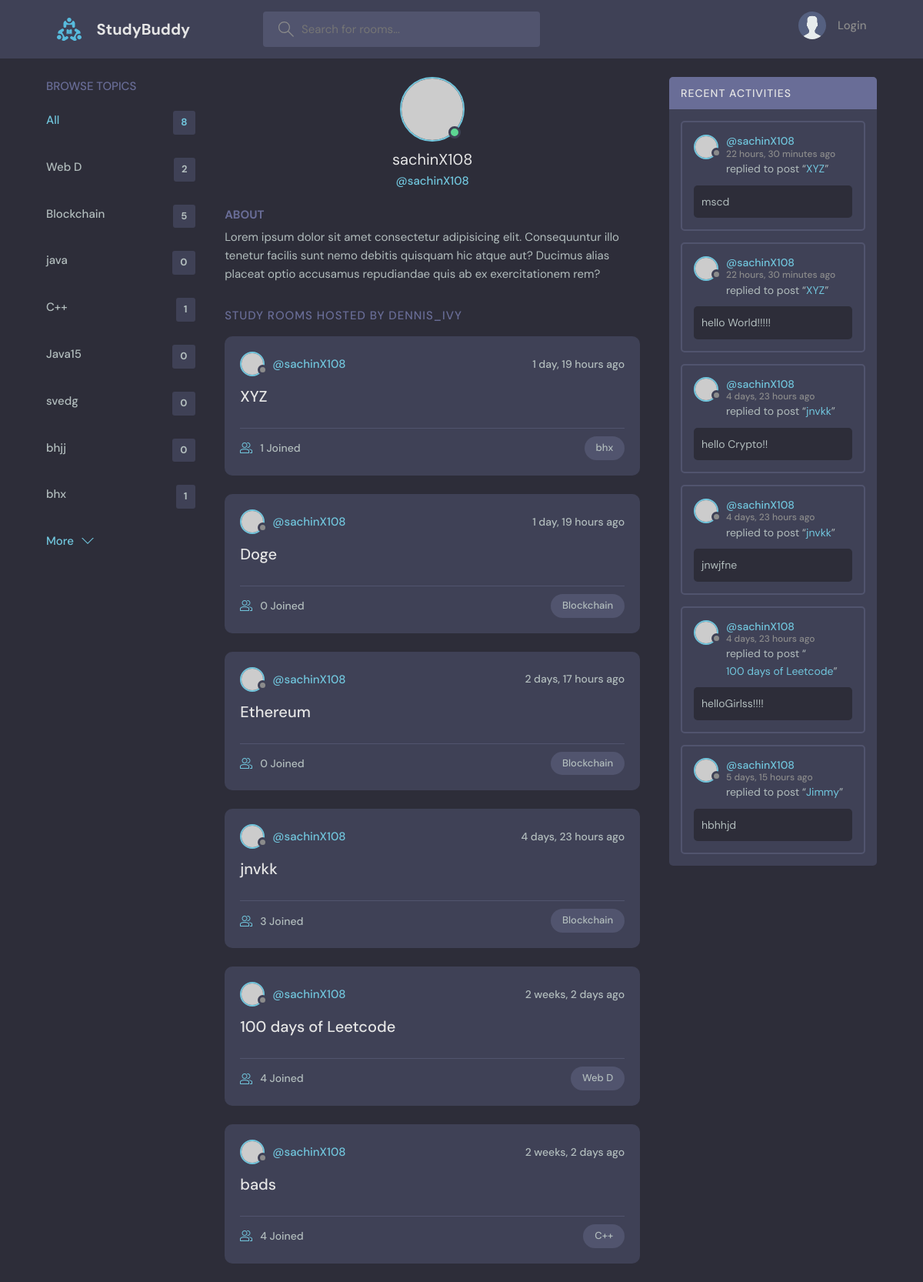
Page /profile/1/ on the committed database.
### base/models.py (models this page shows, shortened)
class Topic(models.Model):
    name=models.CharField(max_length=200)

class Room(models.Model):
    host=models.ForeignKey(User, on_delete=models.SET_NULL, null=True)
    topic=models.ForeignKey(Topic, on_delete=models.SET_NULL, null=True)
    name=models.CharField(max_length=200)
    desccription=models.TextField(null=True, blank=True)
    participants=models.ManyToManyField(User, related_name='participants', blank=True)
    updated=models.DateTimeField(auto_now=True)
    created=models.DateTimeField(auto_now_add=True)
    class Meta:
        ordering=['-updated', '-created']
    def __str__(self):
        return self.name

class Message(models.Model):
    room=models.ForeignKey(Room, on_delete=models.CASCADE)
    user=models.ForeignKey(User, on_delete=models.CASCADE)
    body=models.TextField()
    updated=models.DateTimeField(auto_now=True)
    created=models.DateTimeField(auto_now_add=True)
    class Meta:
        ordering=['-updated', '-created']

### base/views.py (the view)
# urls.py: path('profile/<str:pk>/', views.userProfile, name="user-profile"),
def userProfile(request, pk):
    user=User.objects.get(id=pk)
    rooms=user.room_set.all()
    room_messages=user.message_set.all()
    topics=Topic.objects.all()
    context={"user":user, "rooms":rooms, "room_messages":room_messages, "topics":topics}
    return render(request, 'base/profile.html', context)

### base/Templates/base/profile.html (shortened to what this page needs)
{% extends 'Main.html' %}
{% block content %}
<main class="profile-page layout layout--3">
    <div class="container">
      {% include 'base/topic_components.html' %}
      <div class="roomList">
        <div class="profile">
          <div class="profile__avatar">
            <div class="avatar avatar--large active">
              <img src="https://randomuser.me/api/portraits/men/11.jpg" />
            </div>
          </div>
          <div class="profile__info">
            <h3>{{user.username}}</h3>
            <p>@{{user.username}}</p>
          </div>
          <div class="profile__about">
            <h3>About</h3>
            <p>
              Lorem ipsum dolor sit amet consectetur adipisicing elit. Consequuntur illo tenetur
              facilis sunt nemo debitis quisquam hic atque aut? Ducimus alias placeat optio
              accusamus repudiandae quis ab ex exercitationem rem?
            </p>
          </div>
        </div>
        <div class="roomList__header">
          <div>
            <h2>Study Rooms Hosted by dennis_ivy</a>
            </h2>
          </div>
        </div>
        {% include 'base/feed_component.html' %}
      </div>
        {% include 'base/activity_component.html' %}
    </div>
  </main>
  {% endblock content %}

### base/Templates/base/topic_components.html
<div class="topics">
    <div class="topics__header">
      <h2>Browse Topics</h2>
    </div>
    <ul class="topics__list">
      <li>
        <a href="{% url 'Home' %}" class="active">All <span>{{topics.count}}</span></a>
      </li>
      {% for topic in topics %}
      <li>
        <a href="{% url 'Home' %}?q={{topic.name}}">{{topic.name}} <span>{{topic.room_set.all.count}}</span> </a>
      </li>
      {% endfor %}
    </ul>
    <a class="btn btn--link" href="topics.html">
      More
      <svg version="1.1" xmlns="http://www.w3.org/2000/svg" width="32" height="32" viewBox="0 0 32 32">
        <title>chevron-down</title>
        <path d="M16 21l-13-13h-3l16 16 16-16h-3l-13 13z"></path>
      </svg>
    </a>
  </div>

### base/Templates/base/feed_component.html (shortened to what this page needs)
{% for room in rooms %}
<div class="roomListRoom">
    <div class="roomListRoom__header">
      <a href="{% url 'user-profile' room.host.id %}" class="roomListRoom__author">
        <div class="avatar avatar--small">
          <img src="https://randomuser.me/api/portraits/women/11.jpg" />
        </div>
        <span>@{{room.host.username}}</span>
      </a>
      <div class="roomListRoom__actions">
        <span>{{room.created|timesince}} ago</span>
      </div>
    </div>
    <div class="roomListRoom__content">
      <a href="{% url 'room' room.id %}">{{room.name}}</a>
    </div>
    <div class="roomListRoom__meta">
      <a href="{% url 'room' room.id %}" class="roomListRoom__joined">
        {{room.participants.all.count}} Joined
      </a>
      <p class="roomListRoom__topic">{{room.topic.name}}</p>
    </div>
  </div>
{% endfor %}

### base/Templates/base/activity_component.html (shortened to what this page needs)
<div class="activities">
    <div class="activities__header">
      <h2>Recent Activities</h2>
    </div>
    {% for message in room_messages %}
    <div class="activities__box">
      <div class="activities__boxHeader roomListRoom__header">
        <a href="{% url 'user-profile' message.user.id %}" class="roomListRoom__author">
          <div class="avatar avatar--small">
            <img src="https://randomuser.me/api/portraits/women/11.jpg" />
          </div>
          <p>
            @{{message.user}}
            <span>{{message.created | timesince}} ago</span>
          </p>
        </a>
      </div>
      <div class="activities__boxContent">
        <p>replied to post “<a href="{% url 'room' message.room.id %}">{{message.room}}</a>”</p>
        <div class="activities__boxRoomContent">
            {{message.body}}
        </div>
      </div>
    </div>
    {% endfor %}
  </div>

### rows in the picture
Topic: name "Web D", room_set.all.count "2"
Topic: name "Blockchain", room_set.all.count "5"
Topic: name "java", room_set.all.count "0"
Topic: name "C++", room_set.all.count "1"
Topic: name "Java15", room_set.all.count "0"
Topic: name "svedg", room_set.all.count "0"
Topic: name "bhjj", room_set.all.count "0"
Topic: name "bhx", room_set.all.count "1"
Room: host.username "sachinX108", created "1 day, 19 hours", name "XYZ", participants.all.count "1", topic.name "bhx"
Room: host.username "sachinX108", created "1 day, 19 hours", name "Doge", participants.all.count "0", topic.name "Blockchain"
Room: host.username "sachinX108", created "2 days, 17 hours", name "Ethereum", participants.all.count "0", topic.name "Blockchain"
Room: host.username "sachinX108", created "4 days, 23 hours", name "jnvkk", participants.all.count "3", topic.name "Blockchain"
Room: host.username "sachinX108", created "2 weeks, 2 days", name "100 days of Leetcode", participants.all.count "4", topic.name "Web D"
Room: host.username "sachinX108", created "2 weeks, 2 days", name "bads", participants.all.count "4", topic.name "C++"
Message: user "sachinX108", created "22 hours, 30 minutes", room "XYZ", body "mscd"
Message: user "sachinX108", created "22 hours, 30 minutes", room "XYZ", body "hello World!!!!!"
Message: user "sachinX108", created "4 days, 23 hours", room "jnvkk", body "hello Crypto!!"
Message: user "sachinX108", created "4 days, 23 hours", room "jnvkk", body "jnwjfne"
Message: user "sachinX108", created "4 days, 23 hours", room "100 days of Leetcode", body "helloGirlss!!!!"
Message: user "sachinX108", created "5 days, 15 hours", room "Jimmy", body "hbhhjd"

### other values in the picture
{{ topics.count }} "8"
{{ user.username }} "sachinX108"
